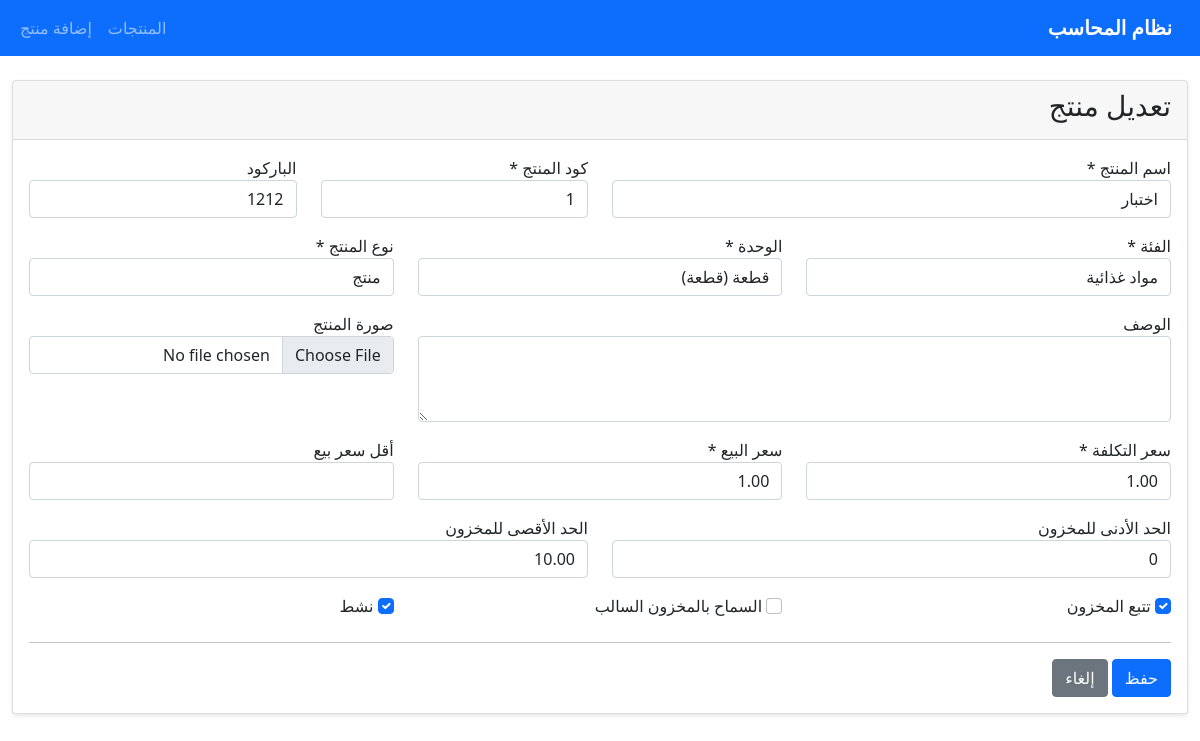
The app's page /products/6/edit/ (signed in) with its own data.
### products/models.py (models this page shows, shortened)
class Product(models.Model):
    PRODUCT_TYPES = [
        ('product', 'منتج'),
        ('service', 'خدمة'),
        ('raw_material', 'مادة خام'),
    ]
    name = models.CharField(max_length=200, verbose_name='اسم المنتج')
    code = models.CharField(max_length=50, unique=True, verbose_name='كود المنتج')
    barcode = models.CharField(max_length=50, blank=True, verbose_name='الباركود')
    category = models.ForeignKey(Category, on_delete=models.PROTECT, verbose_name='الفئة')
    unit = models.ForeignKey(Unit, on_delete=models.PROTECT, verbose_name='الوحدة')
    product_type = models.CharField(max_length=20, choices=PRODUCT_TYPES, default='product', verbose_name='نوع المنتج')
    description = models.TextField(blank=True, verbose_name='الوصف')
    image = models.ImageField(upload_to='products/', blank=True, verbose_name='صورة المنتج')
    cost_price = models.DecimalField(max_digits=10, decimal_places=2, validators=[MinValueValidator(Decimal('0.01'))], verbose_name='سعر التكلفة')
    selling_price = models.DecimalField(max_digits=10, decimal_places=2, validators=[MinValueValidator(Decimal('0.01'))], verbose_name='سعر البيع')
    min_selling_price = models.DecimalField(max_digits=10, decimal_places=2, blank=True, null=True, verbose_name='أقل سعر بيع')
    current_stock = models.DecimalField(max_digits=10, decimal_places=2, default=0, verbose_name='المخزون الحالي')
    min_stock = models.PositiveIntegerField(default=10, verbose_name='الحد الأدنى للمخزون')
    max_stock = models.DecimalField(max_digits=10, decimal_places=2, default=0, verbose_name='الحد الأقصى للمخزون')
    track_stock = models.BooleanField(default=True, verbose_name='تتبع المخزون')
    is_active = models.BooleanField(default=True, verbose_name='نشط')
    allow_negative_stock = models.BooleanField(default=False, verbose_name='السماح بالمخزون السالب')
    created_at = models.DateTimeField(auto_now_add=True, verbose_name='تاريخ الإنشاء')
    updated_at = models.DateTimeField(auto_now=True, verbose_name='تاريخ التحديث')
    class Meta:
        verbose_name = 'منتج'
        verbose_name_plural = 'المنتجات'
        ordering = ['name']

### products/views.py (the view)
# urls.py: path('<int:product_id>/edit/', views.product_update, name='product_update'),
@login_required
def product_update(request, product_id):
    product = get_object_or_404(Product, id=product_id)
    if request.method == 'POST':
        form = ProductForm(request.POST, request.FILES, instance=product)
        if form.is_valid():
            form.save()
            messages.success(request, f'تم تحديث المنتج "{product.name}" بنجاح')
            return redirect('products:product_detail', product_id=product.id)
    else:
        form = ProductForm(instance=product)
    return render(request, 'products/product_form.html', {'form': form, 'title': 'تعديل منتج', 'product': product})

### products/models.py (called while the page is built)
    def __str__(self):
        return self.name

    def __str__(self):
        return f"{self.name} ({self.symbol})"

### templates/products/product_form.html (shortened to what this page needs)
{% extends 'dashboard/base.html' %}
{% block content %}
<div class="card">
    <div class="card-header"><h3>{{ title }}</h3></div>
    <div class="card-body">
        <form method="post" enctype="multipart/form-data">
            <div class="row">
                <div class="col-md-6">
                    <label>اسم المنتج *</label>
                    {{ form.name }}
                </div>
                <div class="col-md-3">
                    <label>كود المنتج *</label>
                    {{ form.code }}
                </div>
                <div class="col-md-3">
                    <label>الباركود</label>
                    {{ form.barcode }}
                </div>
            </div>
            <div class="row mt-3">
                <div class="col-md-4">
                    <label>الفئة *</label>
                    {{ form.category }}
                </div>
                <div class="col-md-4">
                    <label>الوحدة *</label>
                    {{ form.unit }}
                </div>
                <div class="col-md-4">
                    <label>نوع المنتج *</label>
                    {{ form.product_type }}
                </div>
            </div>
            <div class="row mt-3">
                <div class="col-md-8">
                    <label>الوصف</label>
                    {{ form.description }}
                </div>
                <div class="col-md-4">
                    <label>صورة المنتج</label>
                    {{ form.image }}
                </div>
            </div>
            <div class="row mt-3">
                <div class="col-md-4">
                    <label>سعر التكلفة *</label>
                    {{ form.cost_price }}
                </div>
                <div class="col-md-4">
                    <label>سعر البيع *</label>
                    {{ form.selling_price }}
                </div>
                <div class="col-md-4">
                    <label>أقل سعر بيع</label>
                    {{ form.min_selling_price }}
                </div>
            </div>
            <div class="row mt-3">
                <div class="col-md-6">
                    <label>الحد الأدنى للمخزون</label>
                    {{ form.min_stock }}
                </div>
                <div class="col-md-6">
                    <label>الحد الأقصى للمخزون</label>
                    {{ form.max_stock }}
                </div>
            </div>
            <div class="row mt-3">
                <div class="col-md-4">
                    {{ form.track_stock }} تتبع المخزون
                </div>
                <div class="col-md-4">
                    {{ form.allow_negative_stock }} السماح بالمخزون السالب
                </div>
                <div class="col-md-4">
                    {{ form.is_active }} نشط
                </div>
            </div>
            <hr class="mt-4">
            <button type="submit" class="btn btn-primary">حفظ</button>
            <a href="{% url 'products:product_list' %}" class="btn btn-secondary">إلغاء</a>
        </form>
    </div>
</div>
{% endblock %}

### static/css/style.css (style rules this page uses)
.card { margin-bottom: 20px; box-shadow: 0 2px 4px rgba(0,0,0,0.1); }

### records on screen
Product: name "اختبار", code "1", barcode "1212", category "مواد غذائية", unit "قطعة (قطعة)", product_type "منتج", cost_price "1.00", selling_price "1.00", min_stock "0", max_stock "10.00", track_stock "☑", is_active "☑"

### other values on screen
{{ title }} "تعديل منتج"
